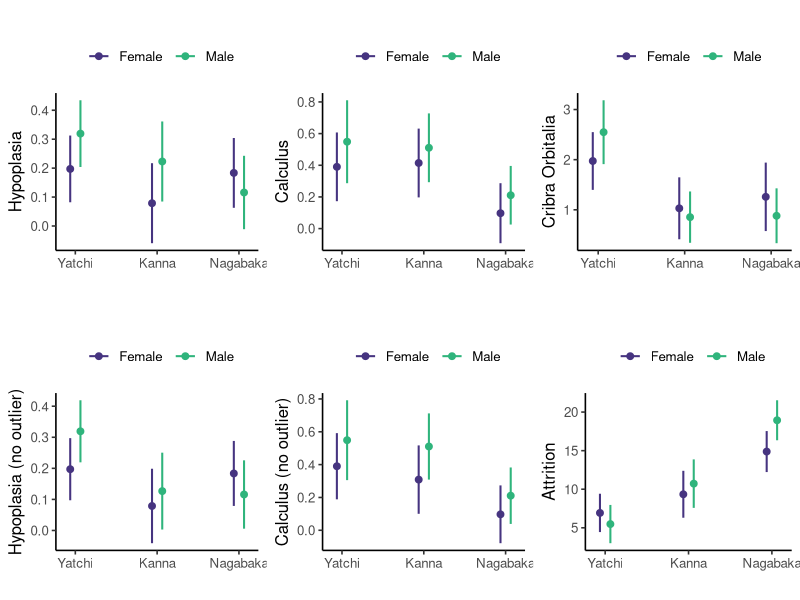

The R script that drew this image:
library(dplyr)
library(ggplot2); library(cowplot); library(ggpubr)
library(ggeffects); library(car)

#read data
ryukyu <- read.csv("data-ryukyu-final-dental.csv", stringsAsFactors = TRUE)
ryukyu.out <- read.csv("data-ryukyu-final-dental out.csv", stringsAsFactors = TRUE)
ryukyu.co <- read.csv("data-ryukyu-final-cribra orbitalia.csv", stringsAsFactors = TRUE)
#relevel to use Yatchi as comparison
ryukyu$site <- factor(ryukyu$site, levels = c("Yatchi", "Kanna", "Nagabaka"))
ryukyu.out$site <- factor(ryukyu.out$site, levels = c("Yatchi", "Kanna", "Nagabaka"))
ryukyu.co$site <- factor(ryukyu.co$site, levels = c("Yatchi", "Kanna", "Nagabaka"))
#filter by sex
females <- filter(ryukyu, sex == "F")
males <- filter(ryukyu, sex == "M")
females.co <- filter(ryukyu.co, sex == "F")
males.co <- filter(ryukyu.co, sex == "M")
#filter by site for models
kanna <- filter(ryukyu, site=="Kanna")
nagabaka <- filter(ryukyu, site=="Nagabaka")
yatchi <- filter(ryukyu, site=="Yatchi")
kanna.co <- filter(ryukyu.co, site=="Kanna")
nagabaka.co <- filter(ryukyu.co, site=="Nagabaka")
yatchi.co <- filter(ryukyu.co, site=="Yatchi")

#models
hypo.model=glm(hypoplasia.frequency ~ site + sex + site:sex, data=ryukyu)
hypo.model.out=glm(hypoplasia.frequency.out ~ site + sex + site:sex, data=ryukyu.out)
calc.model=glm(calculus.frequency ~ site + sex + site:sex, data=ryukyu)
calc.model.out=glm(calculus.frequency.out ~ site + sex + site:sex, data=ryukyu.out)
att.model=glm(attrition.average ~ site + sex + site:sex, data=ryukyu)
co.model=glm(cribra.total~ site + sex +site:sex, data=ryukyu.co)

#summary
sink("results-models.txt")
summary(hypo.model)
confint(hypo.model)

summary(hypo.model.out)
confint(hypo.model.out)

summary(calc.model)
confint(calc.model)

summary(calc.model.out)
confint(calc.model.out)

summary(att.model)
confint(att.model)

summary(co.model)
confint(co.model)
sink()

#Figure 3: Predicted Values (Marginal Effects)
pa <- ggpredict(hypo.model, terms = c("site", "sex"))
p1 <- plot(pa)+
  scale_colour_viridis_d(begin=.15, end=0.65, name="", labels = c("Female", "Male"))+
  theme_classic2()+
  labs(title="", x= "", y="Hypoplasia")+
  theme(legend.position = "top")

pa1 <- ggpredict(hypo.model.out, terms = c("site", "sex"))
p11 <- plot(pa1)+
  scale_colour_viridis_d(begin=.15, end=0.65, name="", labels = c("Female", "Male"))+
  theme_classic2()+
  labs(title="", x= "", y="Hypoplasia (no outlier)")+
  theme(legend.position = "top")

pb <- ggpredict(calc.model, terms = c("site", "sex"))
p2 <- plot(pb)+
  scale_colour_viridis_d(begin=.15, end=0.65, name="", labels = c("Female", "Male"))+
  theme_classic2() +
  labs(title="", x= "", y="Calculus")+
  theme(legend.position = "top")

pb1 <- ggpredict(calc.model.out, terms = c("site", "sex"))
p22 <- plot(pb1)+
  scale_colour_viridis_d(begin=.15, end=0.65, name="", labels = c("Female", "Male"))+
  theme_classic2() +
  labs(title="", x= "", y="Calculus (no outlier)")+
  theme(legend.position = "top")

pc <- ggpredict(att.model, terms = c("site", "sex"))
p3 <- plot(pc)+
  scale_colour_viridis_d(begin=.15, end=0.65, name="", labels = c("Female", "Male"))+
  theme_classic2() +
  labs(title="", x= "", y="Attrition")+
  theme(legend.position = "top")

pd <- ggpredict(co.model, terms = c("site", "sex"))
p4 <- plot(pd)+
  scale_colour_viridis_d(begin=.15, end=0.65, name="", labels = c("Female", "Male"))+
  theme_classic2()+
  labs(title="", x= "", y="Cribra Orbitalia")+
  theme(legend.position = "top")

png("f3-marginal efects.png",  units="in", width=8, height=5, res=300)
plot_grid(p1, p2, p4, p11, p22, p3, nrow=2)
dev.off()
